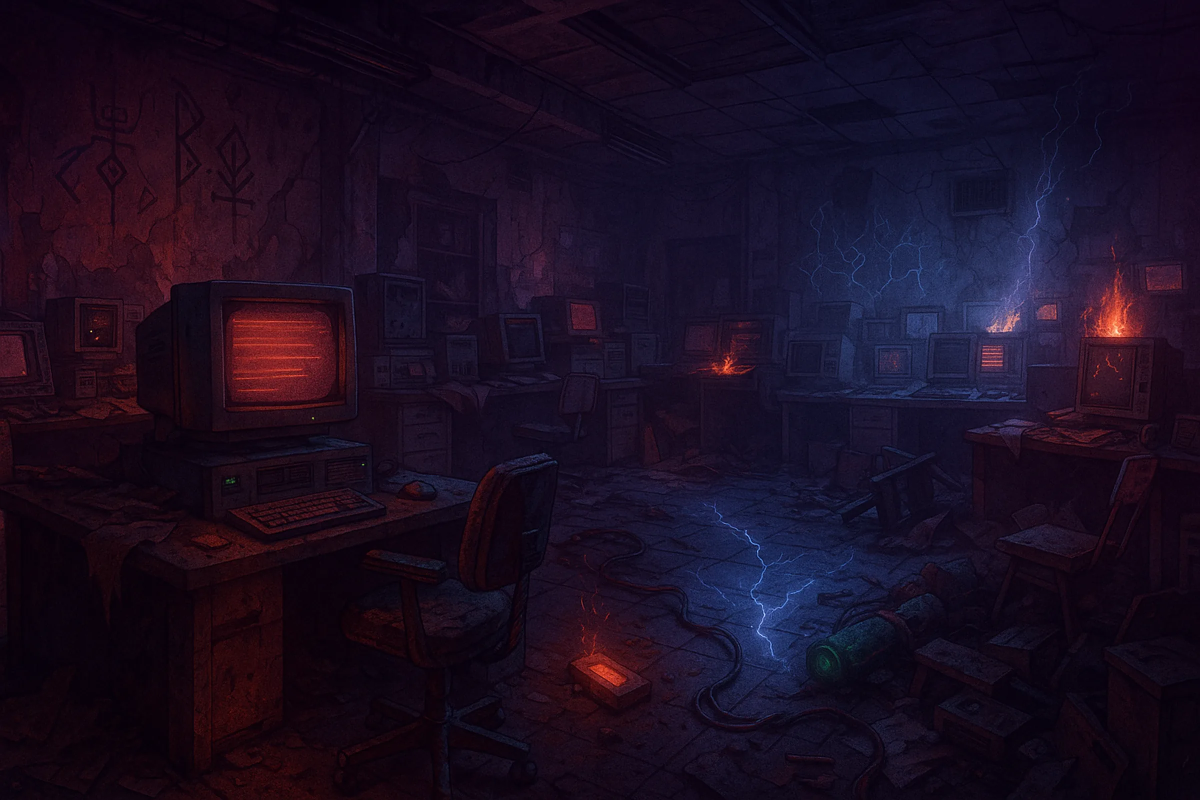
#> input picture godot/assets/dump_october_31_2025/hero-bg-2400w.webp, 2400 x 1600 px, found by its file name (shown at 1/2 size)
$ python extract_palette.py godot/assets/dump_october_31_2025/hero-bg-2400w.webp --n 24
#> lines starting #> are read from the running program, lines starting #| are printed output that depends on the picture
#!/usr/bin/env python3
"""
Extract a brand palette from an image (default: the P(Doom)1 hero background).

Part of the no-spend asset-generation pipeline: the palette it emits grounds the
generation manifests (icons/textures) so a whole set reads as one colour system,
and the swatch page lets Pip eyeball + rename the roles.

Method: PIL adaptive quantise (median-cut) over the actual pixels of a downscaled
copy of the image, then sort the resulting palette by pixel frequency and label
each colour with a best-guess role from its HSV coordinates. Nothing here calls a
network or an image API -- it only reads local pixels.

Usage:
    python tools/assets/extract_palette.py <image> [--n 24]
    python tools/assets/extract_palette.py godot/assets/dump_october_31_2025/hero-bg-2400w.webp --n 24

Outputs (relative to repo root, override with flags):
    docs/art/palette.json                  -- [{hex, rgb, role_guess, weight_pct}, ...]
    tools/art_review/palette_swatches.html -- standalone swatch page (no external assets)
"""

import argparse
import colorsys
import json
import sys
from pathlib import Path

# Repo root is two levels up from tools/assets/extract_palette.py
REPO_ROOT = Path(__file__).resolve().parents[2]
DEFAULT_JSON = REPO_ROOT / "docs" / "art" / "palette.json"
DEFAULT_HTML = REPO_ROOT / "tools" / "art_review" / "palette_swatches.html"

# Downscale the longest edge to this before quantising -- keeps it fast while
# preserving the colour distribution (quantise samples pixels, not detail).
SAMPLE_MAX_EDGE = 400


def guarded_pillow():
    """Import Pillow, or print the install line and exit non-zero (no crash)."""
    try:
        from PIL import Image  # noqa: F401

        return Image
    except ImportError:
        print("Pillow (PIL) is required for palette extraction.", file=sys.stderr)
        print("Install it with:  pip install pillow", file=sys.stderr)
        sys.exit(1)


def rgb_to_hex(r, g, b):
    return "#{:02x}{:02x}{:02x}".format(r, g, b)


def role_guess(r, g, b):
    """Best-effort semantic role from HSV. These are hints for Pip to rename, not
    ground truth -- value/saturation gate first, then hue buckets."""
    h, s, v = colorsys.rgb_to_hsv(r / 255.0, g / 255.0, b / 255.0)
    hue = h * 360.0

    # Achromatic / value extremes first.
    if v < 0.16:
        return "ink"
    if s < 0.12:
        if v > 0.82:
            return "paper-bone"
        if v > 0.5:
            return "ash-grey"
        return "shadow-grey"

    # Chromatic buckets (hue in degrees).
    if hue < 20 or hue >= 345:
        return "alert-red"
    if hue < 45:
        return "ground-warm" if v < 0.6 else "accent-amber"
    if hue < 70:
        return "brass-yellow"
    if hue < 160:
        return "signal-green"
    if hue < 200:
        return "screen-cyan"
    if hue < 255:
        return "screen-blue"
    if hue < 290:
        return "doom-indigo"
    return "doom-purple"


def extract_palette(image_path, n, Image):
    """Return a list of {hex, rgb, role_guess, weight_pct} sorted by frequency."""
    img = Image.open(image_path).convert("RGB")

    # Downscale for speed; the colour histogram is preserved well enough.
    img.thumbnail((SAMPLE_MAX_EDGE, SAMPLE_MAX_EDGE), Image.LANCZOS)

    # Adaptive (median-cut) quantise over the actual pixels.
    quant = img.quantize(colors=n, method=Image.Quantize.MEDIANCUT)

    palette = quant.getpalette()  # flat [r,g,b, r,g,b, ...]
    counts = quant.getcolors(maxcolors=n * n) or []  # [(count, index), ...]
    total = sum(c for c, _ in counts) or 1

    entries = []
    for count, index in counts:
        base = index * 3
        r, g, b = palette[base], palette[base + 1], palette[base + 2]
        entries.append(
            {
                "hex": rgb_to_hex(r, g, b),
                "rgb": [r, g, b],
                "role_guess": role_guess(r, g, b),
                "weight_pct": round(100.0 * count / total, 2),
            }
        )

    entries.sort(key=lambda e: e["weight_pct"], reverse=True)
    return entries


def write_swatches_html(entries, out_path, source_name):
    """Standalone swatch page -- inline styles only, no external assets."""
    cells = []
    for e in entries:
        r, g, b = e["rgb"]
        # Pick a legible text colour against the swatch (perceived luminance).
        lum = 0.2126 * r + 0.7152 * g + 0.0722 * b
        text = "#111" if lum > 140 else "#f4f4f4"
        cells.append(
            """    <figure class="sw" style="background:{hexv};color:{text}">
      <figcaption>
        <span class="hex">{hexv}</span>
        <span class="role">{role}</span>
        <span class="meta">rgb({r},{g},{b}) &middot; {wt}%</span>
      </figcaption>
    </figure>""".format(
                hexv=e["hex"],
                text=text,
                role=e["role_guess"],
                r=r,
                g=g,
                b=b,
                wt=e["weight_pct"],
            )
        )

    html = """<!DOCTYPE html>
<html lang="en">
<head>
<meta charset="utf-8">
<meta name="viewport" content="width=device-width, initial-scale=1">
<title>P(Doom)1 brand palette -- {n} swatches</title>
<style>
  body{{margin:0;font-family:ui-monospace,Consolas,monospace;background:#181410;color:#ece0cf;padding:2rem}}
  h1{{font-size:1.1rem;letter-spacing:.04em;margin:0 0 .3rem}}
  p.sub{{color:#a9977f;font-size:.8rem;margin:0 0 1.6rem}}
  .grid{{display:grid;grid-template-columns:repeat(auto-fill,minmax(150px,1fr));gap:.7rem}}
  .sw{{margin:0;border-radius:10px;min-height:120px;display:flex;align-items:flex-end;
       padding:.6rem;border:1px solid rgba(255,255,255,.08)}}
  figcaption{{display:flex;flex-direction:column;gap:.1rem;font-size:.72rem;line-height:1.35}}
  .hex{{font-weight:700;letter-spacing:.06em}}
  .role{{opacity:.92}}
  .meta{{opacity:.75;font-size:.66rem}}
</style>
</head>
<body>
  <h1>P(Doom)1 brand palette</h1>
  <p class="sub">{n} swatches extracted from <code>{src}</code> (adaptive median-cut quantise, sorted by pixel frequency). Roles are guesses -- rename freely.</p>
  <div class="grid">
{cells}
  </div>
</body>
</html>
""".format(
        n=len(entries), src=source_name, cells="\n".join(cells)
    )

    out_path.parent.mkdir(parents=True, exist_ok=True)
    out_path.write_text(html, encoding="utf-8")


def main():
    parser = argparse.ArgumentParser(description="Extract a brand palette from an image.")
    parser.add_argument("image", help="Path to the source image (webp/png/jpg).")
    parser.add_argument("--n", type=int, default=24, help="Number of swatches (default: 24).")
    parser.add_argument("--out-json", default=str(DEFAULT_JSON), help="Palette JSON output path.")
    parser.add_argument("--out-html", default=str(DEFAULT_HTML), help="Swatch HTML output path.")
    args = parser.parse_args()

    Image = guarded_pillow()

    image_path = Path(args.image)
    if not image_path.exists():
        print("Image not found: {}".format(image_path), file=sys.stderr)
        sys.exit(2)

    entries = extract_palette(image_path, args.n, Image)
#> in extract_palette, img is the input picture: PIL image 2400x1600 RGB; mean R, G, B 26.4, 13.6, 33.3
#> in extract_palette, `img.thumbnail((SAMPLE_MAX_EDGE, SAMPLE_MAX_EDGE), Image.LANCZOS)`:
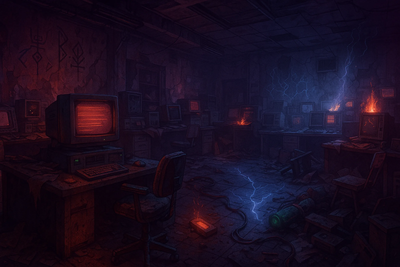
#> img: PIL image 400x267 RGB; mean R, G, B 26.3, 13.5, 33.2
#> in extract_palette, `quant = img.quantize(colors=n, method=Image.Quantize.MEDIANCUT)`:
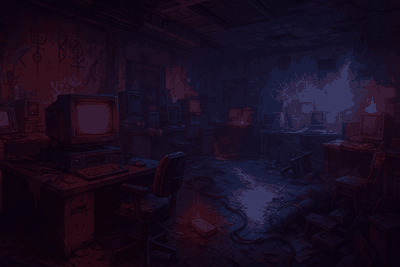
#> quant: PIL image 400x267 P; mean R, G, B 25.1, 13, 32.7
#> in extract_palette, `palette = quant.getpalette()`: palette = 72 values, max 97 at index 2, min 2 at index 67, mean 24.75
#> in extract_palette, `counts = quant.getcolors(maxcolors=n * n) or []`: counts = [(2776, 0), (3300, 1), (2846, 2), (5364, 3), (2582, 4), (9219, 5), (4819, 6), (3967, 7), (5367, 8), (5693, 9), (4509, 10), (4448, 11), (3062, 12), (2829, 13), (4590, 14), (3729, 15), (5126, 16), (4821, 17), (4154, 18), (4982, 19), (4989, 20), (3394, 21), (5196, 22), (5038, 23)]
#> in extract_palette, `total = sum(c for c, _ in counts) or 1`: total = 106800
#> the loop in extract_palette, `for count, index in counts:` made 24 passes
#> (count, base, r, g, b, h in role_guess, s in role_guess, v in role_guess) on passes 1 to 12: (2776, 0, 56, 55, 97, 0.671, 0.433, 0.38), (3300, 3, 46, 37, 71, 0.711, 0.479, 0.278), (2846, 6, 53, 27, 51, 0.846, 0.491, 0.208), (5364, 9, 24, 27, 59, 0.652, 0.593, 0.231), (2582, 12, 44, 19, 39, 0.867, 0.568, 0.173), (9219, 15, 23, 19, 45, 0.692, 0.578, 0.176), (4819, 18, 48, 14, 28, 0.931, 0.708, 0.188), (3967, 21, 34, 13, 31, 0.857, 0.618, 0.133), (5367, 24, 27, 13, 34, 0.778, 0.618, 0.133), (5693, 27, 21, 14, 38, 0.715, 0.632, 0.149), (4509, 30, 21, 12, 32, 0.742, 0.625, 0.125), (4448, 33, 17, 13, 37, 0.694, 0.649, 0.145)
#> after the loop in extract_palette, `for count, index in counts:`: entries = 24 items
#> entries = 24 items

    out_json = Path(args.out_json)
    out_json.parent.mkdir(parents=True, exist_ok=True)
    out_json.write_text(json.dumps(entries, indent=2) + "\n", encoding="utf-8")

    out_html = Path(args.out_html)
    write_swatches_html(entries, out_html, image_path.name)
#> the loop in write_swatches_html, `for e in entries:` made 24 passes
#> (r, g, b, lum) on passes 1 to 12: (23, 19, 45, 21.73), (21, 14, 38, 17.22), (27, 13, 34, 17.49), (24, 27, 59, 28.67), (14, 2, 12, 5.27), (19, 9, 29, 12.57), (10, 2, 14, 4.57), (13, 4, 19, 7), (14, 8, 26, 10.58), (48, 14, 28, 22.24), (19, 7, 22, 10.63), (24, 9, 25, 13.34)

    print("Extracted {} colours from {}".format(len(entries), image_path.name))
#| Extracted 24 colours from hero-bg-2400w.webp
    print("  palette JSON -> {}".format(out_json))
    print("  swatch HTML  -> {}".format(out_html))
    roles = ", ".join("{} {}".format(e["hex"], e["role_guess"]) for e in entries[:4])
    print("  top roles: {}".format(roles))
#|   top roles: #17132d screen-blue, #150e26 ink, #1b0d22 ink, #181b3b screen-blue
    return 0


if __name__ == "__main__":
    sys.exit(main())
#> (the program exits here)

$ run again, with godot/assets/dump_october_31_2025/vibes computer 1.png saved as godot/assets/dump_october_31_2025/hero-bg-2400w.webp
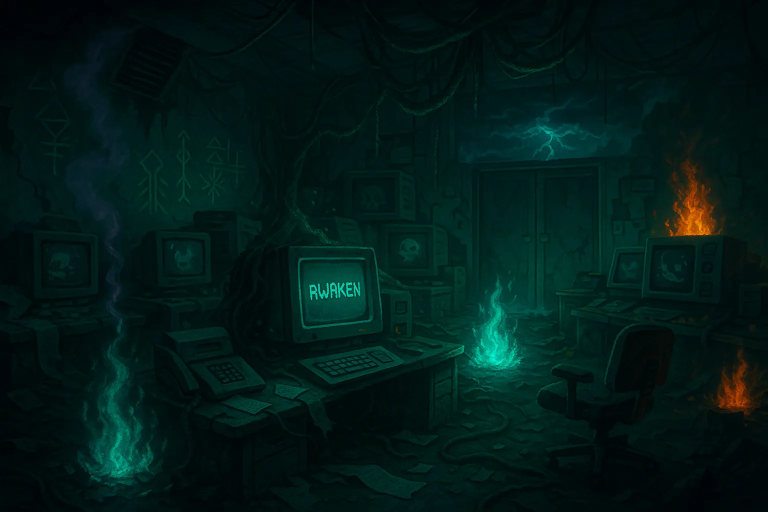
#> input picture godot/assets/dump_october_31_2025/vibes computer 1.png, 1536 x 1024 px, found by its file name (shown at 1/2 size)
#> in extract_palette, img is the input picture: PIL image 1536x1024 RGB; mean R, G, B 2.2, 27.2, 24.3
#> in extract_palette, `img.thumbnail((SAMPLE_MAX_EDGE, SAMPLE_MAX_EDGE), Image.LANCZOS)`:
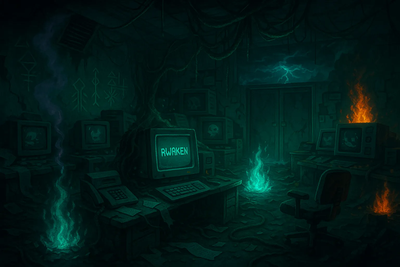
#> img: PIL image 400x267 RGB; mean R, G, B 2.2, 27.2, 24.3
#> palette = 72 values, max 97 at index 1, min 0 at index 15, mean 17.81
#> counts = [(2303, 0), (4894, 1), (6760, 2), (1572, 3), (7695, 4), (4588, 5), (1966, 6), (6743, 7), (5733, 8), (5126, 9), (5011, 10), (4076, 11), (2294, 12), (5981, 13), (4239, 14), (3115, 15), (5069, 16), (3789, 17), (3381, 18), (3118, 19), (4118, 20), (6824, 21), (5030, 22), (3375, 23)]
#> total = 106800
#> the loop in extract_palette, `for count, index in counts:` made 24 passes
#> (count, base, r, g, b, h in role_guess, s in role_guess, v in role_guess) on passes 1 to 8: (2303, 0, 13, 97, 77, 0.46, 0.866, 0.38), (4894, 3, 7, 59, 48, 0.465, 0.881, 0.231), (6760, 6, 5, 47, 39, 0.468, 0.894, 0.184), (1572, 9, 8, 37, 32, 0.471, 0.784, 0.145), (7695, 12, 1, 37, 32, 0.477, 0.973, 0.145), (4588, 15, 0, 37, 32, 0.477, 1, 0.145), (1966, 18, 9, 27, 24, 0.472, 0.667, 0.106), (6743, 21, 2, 26, 24, 0.486, 0.923, 0.102)
#> after the loop in extract_palette, `for count, index in counts:`: entries = 24 items
#> the loop in write_swatches_html, `for e in entries:` made 24 passes
#> (r, g, b, lum) on passes 1 to 8: (1, 37, 32, 28.99), (0, 11, 12, 8.73), (5, 47, 39, 37.49), (2, 26, 24, 20.75), (1, 20, 19, 15.89), (1, 29, 26, 22.83), (1, 23, 21, 18.18), (0, 18, 17, 14.1)
#| Extracted 24 colours from hero-bg-2400w.webp
#|   top roles: #012520 ink, #000b0c ink, #052f27 screen-cyan, #021a18 ink

$ run again, with godot/assets/dump_october_31_2025/vibes computer 2.png saved as godot/assets/dump_october_31_2025/hero-bg-2400w.webp
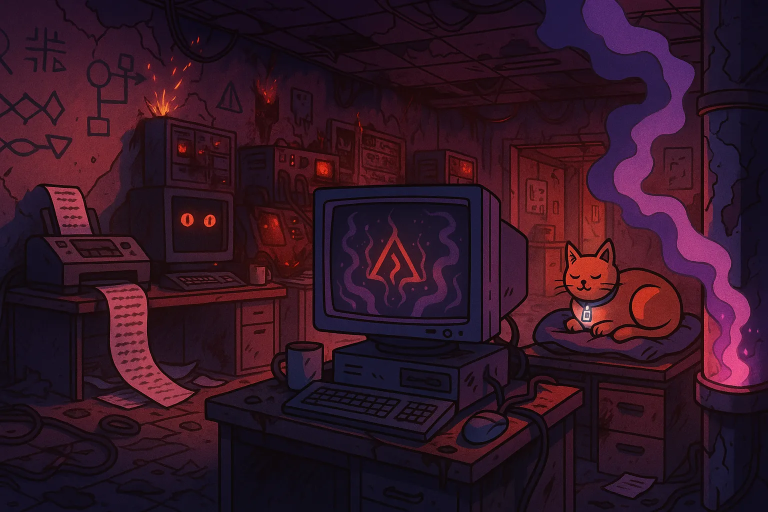
#> input picture godot/assets/dump_october_31_2025/vibes computer 2.png, 1536 x 1024 px, found by its file name (shown at 1/2 size)
#> in extract_palette, img is the input picture: PIL image 1536x1024 RGB; mean R, G, B 50.9, 21.3, 37
#> in extract_palette, `img.thumbnail((SAMPLE_MAX_EDGE, SAMPLE_MAX_EDGE), Image.LANCZOS)`:
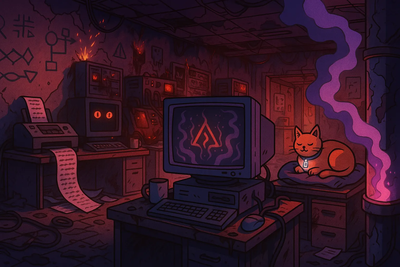
#> img: PIL image 400x267 RGB; mean R, G, B 50.9, 21.3, 37
#> in extract_palette, `quant = img.quantize(colors=n, method=Image.Quantize.MEDIANCUT)`:
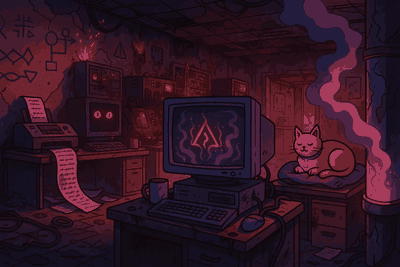
#> quant: PIL image 400x267 P; mean R, G, B 49.9, 21, 36.2
#> palette = 72 values, max 165 at index 0, min 7 at index 70, mean 38.18
#> counts = [(3906, 0), (1805, 1), (5157, 2), (3545, 3), (4532, 4), (3320, 5), (2889, 6), (4580, 7), (3259, 8), (4900, 9), (5668, 10), (5141, 11), (4828, 12), (3305, 13), (4447, 14), (5959, 15), (5421, 16), (3751, 17), (5623, 18), (4781, 19), (4772, 20), (5502, 21), (4524, 22), (5185, 23)]
#> total = 106800
#> the loop in extract_palette, `for count, index in counts:` made 24 passes
#> (count, base, r, g, b, h in role_guess, s in role_guess, v in role_guess) on passes 1 to 8: (3906, 0, 165, 60, 91, 0.951, 0.636, 0.647), (1805, 3, 117, 42, 67, 0.944, 0.641, 0.459), (5157, 6, 112, 36, 47, 0.976, 0.679, 0.439), (3545, 9, 78, 35, 68, 0.872, 0.551, 0.306), (4532, 12, 96, 30, 40, 0.975, 0.687, 0.376), (3320, 15, 73, 29, 48, 0.928, 0.603, 0.286), (2889, 18, 54, 28, 55, 0.827, 0.491, 0.216), (4580, 21, 36, 28, 60, 0.708, 0.533, 0.235)
#> after the loop in extract_palette, `for count, index in counts:`: entries = 24 items
#> the loop in write_swatches_html, `for e in entries:` made 24 passes
#> (r, g, b, lum) on passes 1 to 8: (37, 14, 24, 19.61), (49, 21, 37, 28.11), (28, 10, 18, 14.4), (18, 12, 23, 14.07), (28, 16, 32, 19.71), (16, 7, 13, 9.35), (112, 36, 47, 52.95), (37, 21, 40, 25.77)
#| Extracted 24 colours from hero-bg-2400w.webp
#|   top roles: #250e18 ink, #311525 doom-purple, #1c0a12 ink, #120c17 ink
